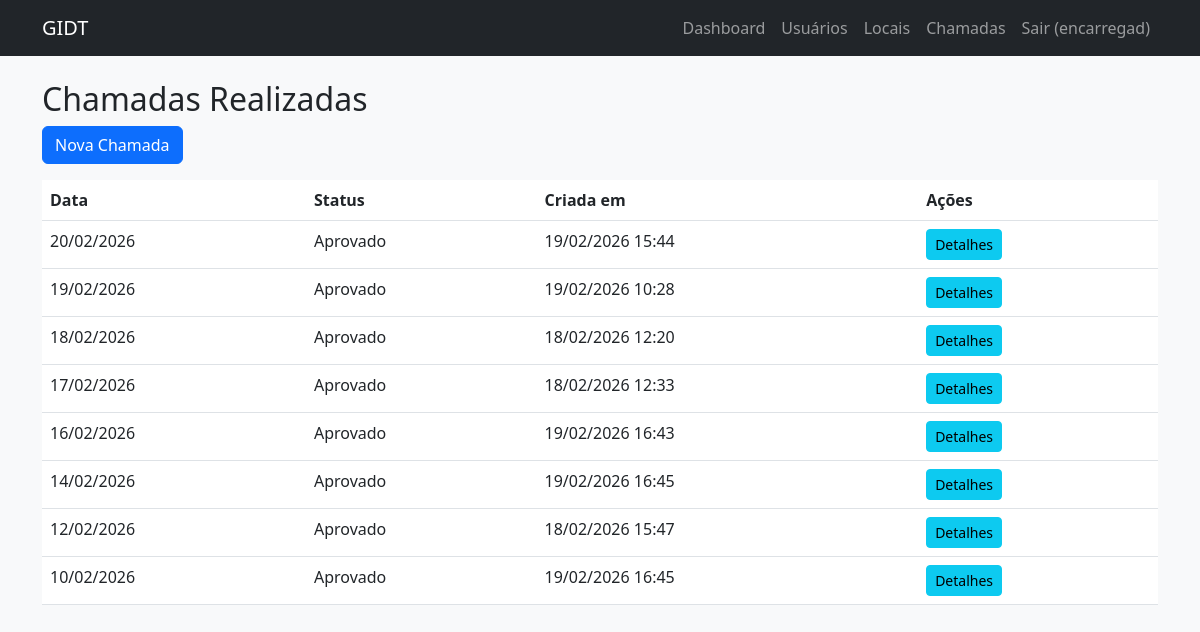
The app's page /encarregado/chamadas/ (signed in), older data.
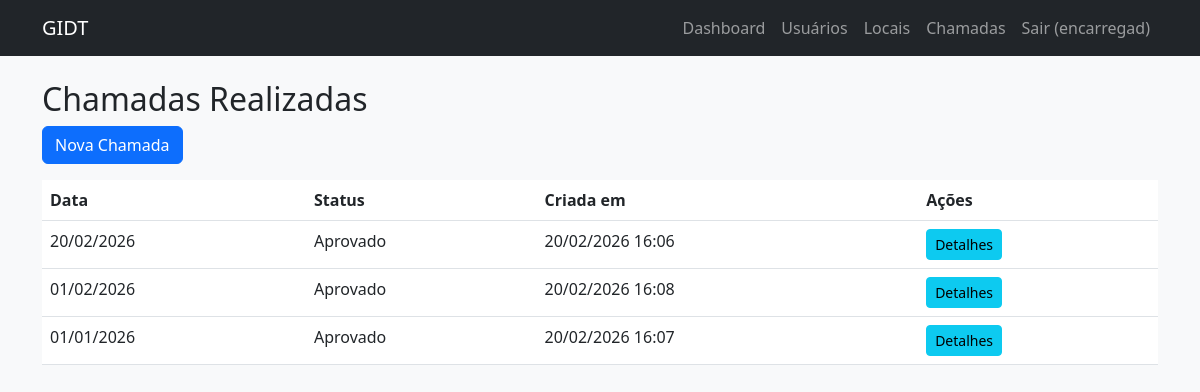
The same page, newer data.
### gestao/models.py (models this page shows, shortened)
class Chamada(models.Model):
    STATUS_CHOICES = (
        ('pendente', 'Pendente'),
        ('aprovado', 'Aprovado'),
        ('rejeitado', 'Rejeitado'),
    )
    data = models.DateField()
    encarregado = models.ForeignKey(User, on_delete=models.CASCADE, related_name='chamadas_criadas')
    criado_em = models.DateTimeField(auto_now_add=True)
    aprovado_por = models.ForeignKey(User, on_delete=models.SET_NULL, null=True, blank=True, related_name='chamadas_aprovadas')
    aprovado_em = models.DateTimeField(null=True, blank=True)
    status = models.CharField(max_length=20, choices=STATUS_CHOICES, default='pendente')
    class Meta:
        unique_together = ['data', 'encarregado']  # um encarregado só pode ter uma chamada por dia

### gestao/views/Vencarregado.py (the view)
# urls.py: path('encarregado/chamadas/', chamada_list, name='chamada_list'),
@login_required
@role_required('encarregado')
def chamada_list(request):
    chamadas = Chamada.objects.filter(encarregado=request.user).order_by('-data')
    return render(request, 'encarregado/chamada_list.html', {'chamadas': chamadas})

### templates/encarregado/chamada_list.html
{% extends "base.html" %}
{% block content %}
<h2>Chamadas Realizadas</h2>
<a href="{% url 'chamada_create' %}" class="btn btn-primary mb-3">Nova Chamada</a>
<table class="table">
    <thead>
        <tr>
            <th>Data</th>
            <th>Status</th>
            <th>Criada em</th>
            <th>Ações</th>
        </tr>
    </thead>
    <tbody>
        {% for chamada in chamadas %}
        <tr>
            <td>{{ chamada.data|date:"d/m/Y" }}</td>
            <td>{{ chamada.get_status_display }}</td>
            <td>{{ chamada.criado_em|date:"d/m/Y H:i" }}</td>
            <td><a href="{% url 'chamada_detail' chamada.id %}" class="btn btn-sm btn-info">Detalhes</a></td>
        </tr>
        {% empty %}
        <tr><td colspan="4">Nenhuma chamada encontrada.</td></tr>
        {% endfor %}
    </tbody>
</table>
{% endblock %}

Row changes from the older to the newer data that the page shows:
removed Chamada: data "20/02/2026", status "Aprovado", criado_em "19/02/2026 15:44"
removed Chamada: data "19/02/2026", status "Aprovado", criado_em "19/02/2026 10:28"
removed Chamada: data "18/02/2026", status "Aprovado", criado_em "18/02/2026 12:20"
removed Chamada: data "17/02/2026", status "Aprovado", criado_em "18/02/2026 12:33"
removed Chamada: data "16/02/2026", status "Aprovado", criado_em "19/02/2026 16:43"
removed Chamada: data "14/02/2026", status "Aprovado", criado_em "19/02/2026 16:45"
removed Chamada: data "12/02/2026", status "Aprovado", criado_em "18/02/2026 15:47"
removed Chamada: data "10/02/2026", status "Aprovado", criado_em "19/02/2026 16:45"
added Chamada: data "20/02/2026", status "Aprovado", criado_em "20/02/2026 16:06"
added Chamada: data "01/02/2026", status "Aprovado", criado_em "20/02/2026 16:08"
added Chamada: data "01/01/2026", status "Aprovado", criado_em "20/02/2026 16:07"
